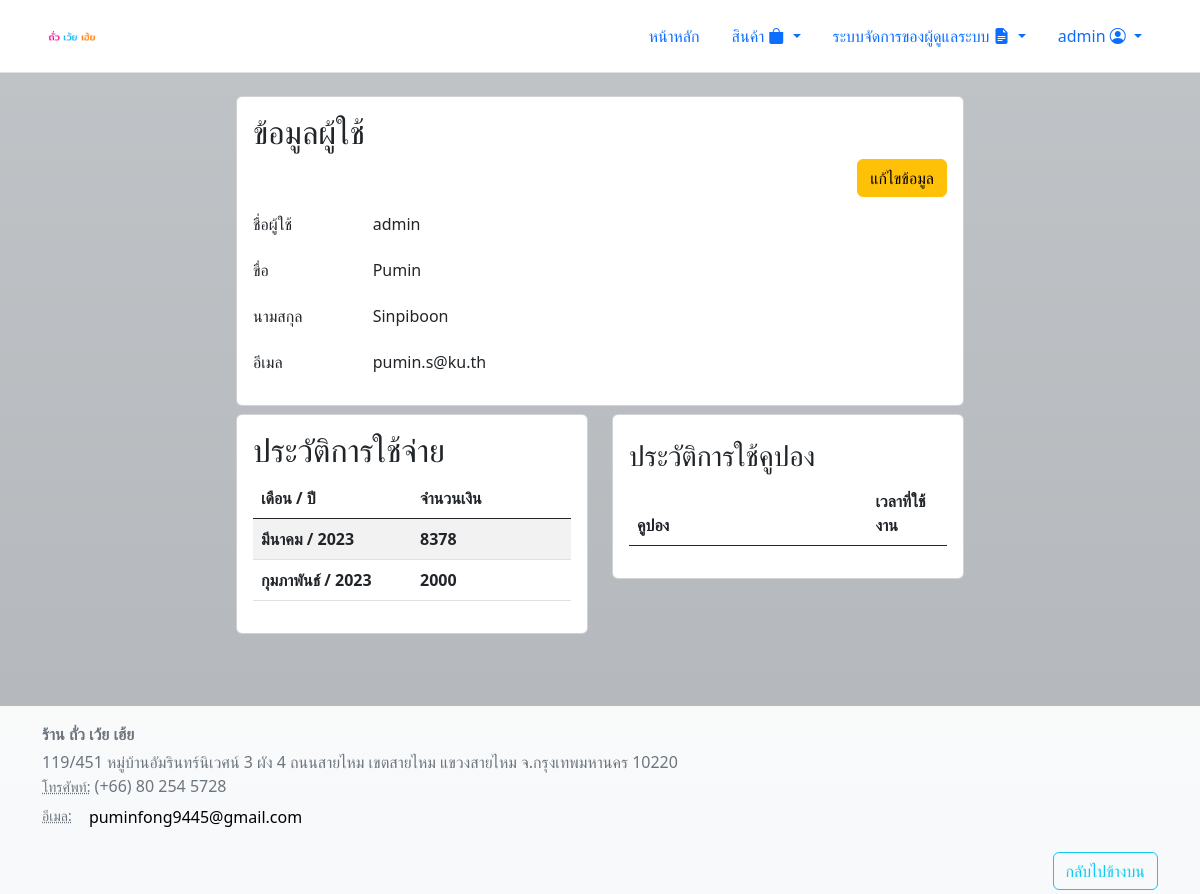
Before: /view/profile_page/profile.php (signed in) with the older database file.
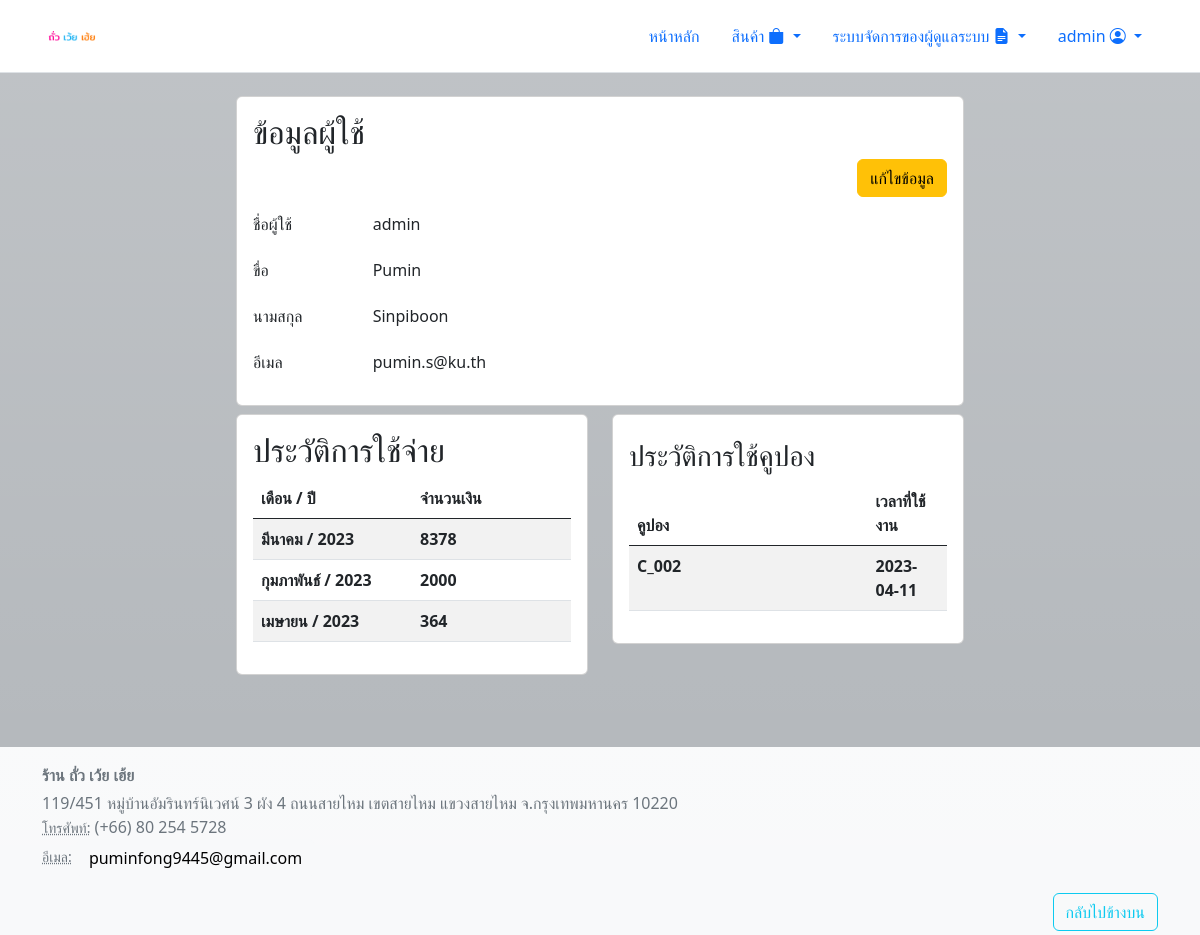
After: the same page with the newer database file.
### tables this page shows
CREATE TABLE `user_order` (
  `user` int(11) NOT NULL,
  `month` int(11) NOT NULL,
  `year` int(11) NOT NULL,
  `amount` double NOT NULL
);

CREATE TABLE `coupon_usage` (
  `coupon_name` varchar(255) NOT NULL,
  `user_id` int(11) NOT NULL,
  `usage_date` datetime DEFAULT current_timestamp()
);

### html/inc/initialize.php (called while the page is built, shortened)
<?php
  $month = array("","มกราคม.","กุมภาพันธ์","มีนาคม","เมษายน","พฤษภาคม","มิถุนายน","กรกฏาคม","สิงหาคม","กันยายน","ตุลาคม","พฤศจิกายน","ธันวาคม");
?>

### html/view/profile_page/table/user_order_table.php (the view)
<?php
    $user_order_list_query = "SELECT * FROM `user_order` WHERE `user` = '".$user['id']."'";
    $user_order_list = mysqli_query($db,$user_order_list_query);
?>
<div class="table-responsive">
    <table id="userorderTable" class="table table-striped" style="width:100%">
        <thead>
            <tr>
            <th width='50%'>
              เดือน / ปี
            </th>
            <th width='50%'>
              จำนวนเงิน
            </th>
          </tr>
        </thead>
        <tbody>
        <?php
        if(mysqli_num_rows($user_order_list) > 0){
            while($fetch_user_order = mysqli_fetch_assoc($user_order_list)){
        ?>
            <tr>
                <th>
                    <?=$month[$fetch_user_order['month']]?> / <?=$fetch_user_order['year']?>
                </th>
                <th>
                    <?=$fetch_user_order['amount']?>
                </th>
            </tr><?php
              }
            }
        ?>
        </tbody>
    </table>
</div>

### html/view/coupon_page/user_coupon_usage.php (shortened to what this page needs)
<?php
    $coupon_usage_list = "SELECT * FROM `coupon_usage` WHERE `user_id` = ".$user['id'];
    $coupon_usage_list_query = mysqli_query($db,$coupon_usage_list);
?>
<h3 class ="mt-2">ประวัติการใช้คูปอง</h3>
<div class="table-responsive">
    <table id="couponusageTable" class="table table-striped" style="width:100%">
        <thead>
            <tr>
            <th width='75%'>
                คูปอง
            </th>
            <th width='25%'>
                เวลาที่ใช้งาน
            </th>
          </tr>
        </thead>
        <tbody>
        <?php
        if(mysqli_num_rows($coupon_usage_list_query) > 0){
            while($fetch_coupon_usage_list = mysqli_fetch_assoc($coupon_usage_list_query)){
        ?>
            <tr>
                <th>
                    <?=$fetch_coupon_usage_list['coupon_name']?>
                </th>
                <th>
                    <?=date("Y-m-d", strtotime($fetch_coupon_usage_list['usage_date']))?>
                </th>
            </tr>
            <?php
              }
            }
        ?>
        </tbody>
    </table>
</div>

Changed rows visible on the page:
added user_order: month "เมษายน", year "2023", amount "364"
added coupon_usage: coupon_name "C_002", usage_date "2023-04-11"
